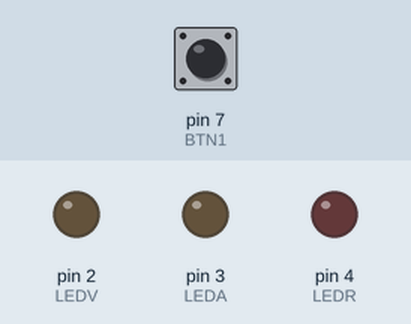
Recording of a sketch running on a simulated Arduino Uno, built with avr-gcc and run on an emulated ATmega328P. Shown: output pins drawn as LEDs (lit = HIGH). Dashed ring = blinking. Inputs (shaded band) come from the test bench; at power-on: pin 7 (BTN1) LOW.

Above: at 1.2 s.
1.3 s: pin 7 (BTN1) pulled HIGH for 0.15 s
At 1.45 s:
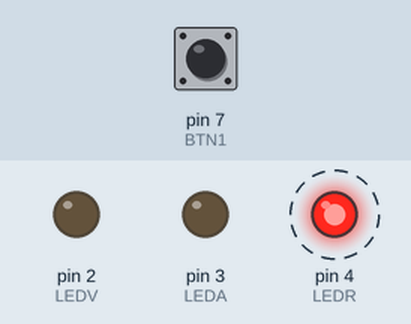
4.3 s: pin 7 (BTN1) pulled HIGH for 1 s
At 4.75 s:
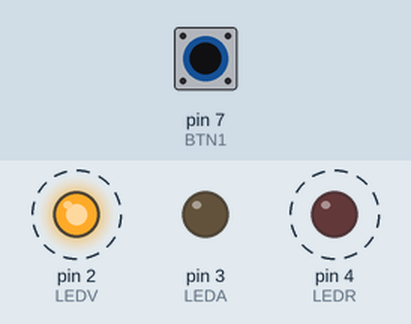
7.3 s: pin 7 (BTN1) pulled HIGH for 3.2 s
At 14.3 s:
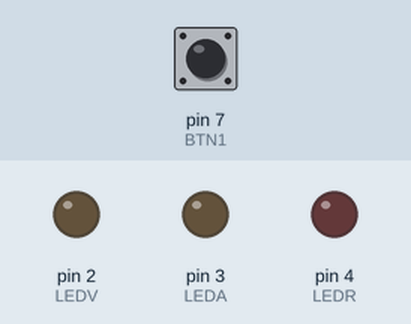
Timing chart, 0 to 15.8 s (numbered marks = the images above; inputs shaded):
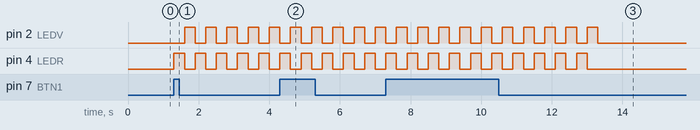

Measured:
- after the input at 1.3 s, pin 2 (LEDV): alternates HIGH for 0.30 s and LOW for 0.30 s, starting after 0.30 s; pin 4 (LEDR): alternates HIGH for 0.30 s and LOW for 0.30 s, starting at once
- after the input at 4.3 s, pin 4 (LEDR): alternates HIGH for 0.30 s and LOW for 0.30 s, starting at once
- after the input at 7.3 s, pin 4 (LEDR): alternates HIGH for 0.30 s and LOW for 0.30 s, 20 changes in all, then stays LOW, starting at once

The sketch:

actividad_1_3.ino
```cpp
/* Actividad 1.1
  Estas instrucciones define son la forma en la que se definen
  constantes en el lenguaje C. Con ellas, podemos asignar un identificador
  a un valor y modificar rápidamente ese valor para, por ejemplo,
  cambiar el puerto en el que tenemos contectado un dispositivo.
  En este ejemplo, hemos definido como constantes los puertos
  por los que conectamos los 3 leds y el botón.
*/
#define LEDR 4 // led rojo
#define LEDA 3 // led amarillo
#define LEDV 2 // led verde
#define BTN1 7 // botón de pulsación

void setup() //Método que se ejecuta al inicio, sólo una vez
{
  //Establecer modos de cada puerto (entrada o salida)
  //mediante la instrucción pinMode
  //Salidas para leds
  pinMode(LEDR, OUTPUT);
  pinMode(LEDA, OUTPUT);
  pinMode(LEDV, OUTPUT);
  //Entrada para botón
  pinMode(BTN1, INPUT);

  //Apagar todos leds inicialmente
  //digitalWrite sirve para poner una salida digital en
  //estado alto (entregando voltaje) o bajo (sin entregar voltaje)
  digitalWrite(LEDR,LOW);
  digitalWrite(LEDA,LOW);
  digitalWrite(LEDV,LOW);
}

void loop() // Método que se ejecuta en bucle, todo el tiempo que el dispositivo está encendido
{
  if (digitalRead(BTN1)) // digitalRead lee el estado de una entrada digital (en este caso, si el botón está pulsado o no)
  {
    //al pulsar el botón, se ejecuta este bucle for, que se repite 3 veces
    for (int i=0;i<5;i++)
    {
      digitalWrite(LEDR, HIGH);
      digitalWrite(LEDV,LOW); // Actividad 1.3 - Apago el verde cuando se enciende el rojo
      delay(300);
      digitalWrite(LEDR, LOW);
      digitalWrite(LEDV, HIGH); // Actividad 1.3 - Enciendo el verde cuando se apaga el rojo
      delay(300);
    }
    //Podemos apagar el verde tras el último ciclo (no lo pide el enunciado)
    digitalWrite(LEDV,LOW); // Actividad 1.3 - Apago el verde tras el último ciclo
  }

}
```
